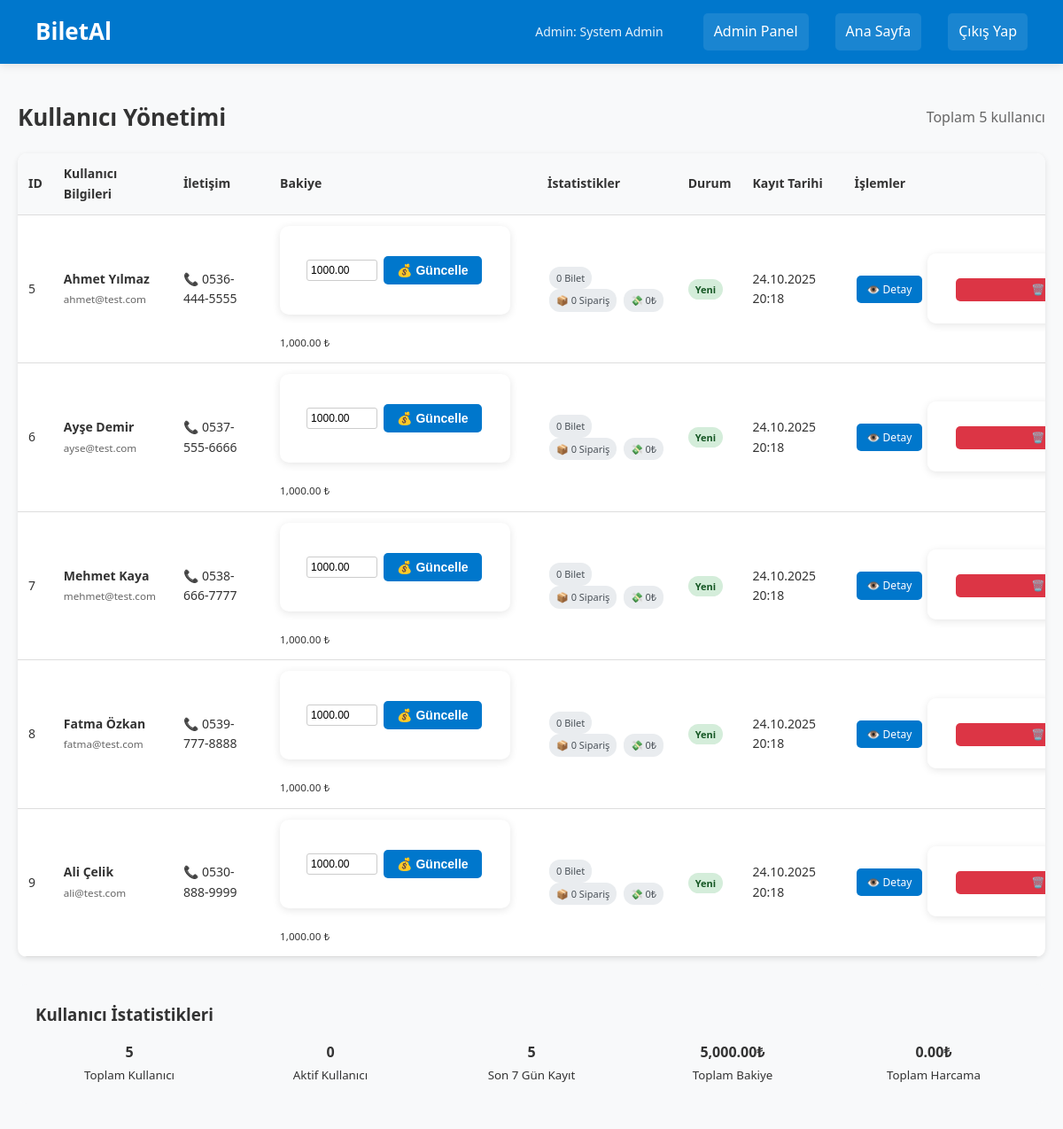
/admin/manage_users.php (signed in), run on the app's committed database.
### tables this page shows
CREATE TABLE users (
    id INTEGER PRIMARY KEY AUTOINCREMENT,
    full_name TEXT NOT NULL,
    email TEXT UNIQUE NOT NULL,
    password TEXT NOT NULL,
    phone TEXT,
    balance REAL DEFAULT 0,
    role TEXT CHECK(role IN ('user','company','admin')) DEFAULT 'user',
    created_at TIMESTAMP DEFAULT CURRENT_TIMESTAMP
, company_id);

### admin/manage_users.php (the view, shortened to what this page needs)
<?php
require '../config.php';
try {
    $stmt = $db->prepare("
        SELECT u.*,
               COUNT(DISTINCT t.id) as ticket_count,
               COUNT(DISTINCT o.id) as order_count,
               SUM(CASE WHEN t.status = 'active' THEN t.price ELSE 0 END) as spent_amount
        FROM users u
        LEFT JOIN tickets t ON u.id = t.user_id
        LEFT JOIN orders o ON u.id = o.user_id
        WHERE u.role = 'user'
        GROUP BY u.id
        ORDER BY u.created_at DESC
    ");
    $stmt->execute();
    $users = $stmt->fetchAll();
} catch (Exception $e) {
    $error_message = "Kullanıcılar yüklenirken hata oluştu: " . $e->getMessage();
    $users = [];
}
?>
<!DOCTYPE html>
<html lang="tr">
<head>
    <link rel="stylesheet" href="../style.css">
</head>
<body>
<header>
    <h1><a href="../index.php"> BiletAl</a></h1>
    <div class="nav-buttons">
        <span class="user-welcome"> Admin: <?= htmlspecialchars($_SESSION['full_name'] ?? $_SESSION['email']) ?></span>
        <a href="admin_panel.php"> Admin Panel</a>
        <a href="../index.php"> Ana Sayfa</a>
        <a href="../logout.php">Çıkış Yap</a>
    </div>
</header>
<div class="admin-container">
    <div class="action-bar">
        <h1> Kullanıcı Yönetimi</h1>
        <div>
            <span style="color: #666;">Toplam <?= count($users) ?> kullanıcı</span>
        </div>
    </div>
    <div class="users-table">
        <table class="table">
            <thead>
                <tr>
                    <th>ID</th>
                    <th>Kullanıcı Bilgileri</th>
                    <th>İletişim</th>
                    <th>Bakiye</th>
                    <th>İstatistikler</th>
                    <th>Durum</th>
                    <th>Kayıt Tarihi</th>
                    <th>İşlemler</th>
                </tr>
            </thead>
            <tbody>
                <?php if (empty($users)): ?>
                    <tr>
                        <td colspan="8" style="text-align: center; padding: 40px;">
                            Henüz kullanıcı kaydı bulunmuyor.
                        </td>
                    </tr>
                <?php else: ?>
                    <?php foreach ($users as $user):
                        $has_active_tickets = $user['ticket_count'] > 0;
                        $last_activity = strtotime($user['created_at']);
                        $is_new = (time() - $last_activity) < (7 * 24 * 3600);
                    ?>
                        <tr>
                            <td><?= $user['id'] ?></td>
                            <td>
                                <strong><?= htmlspecialchars($user['full_name']) ?></strong><br>
                                <small style="color: #666;"><?= htmlspecialchars($user['email']) ?></small>
                            </td>
                            <td>
                                📞 <?= htmlspecialchars($user['phone'] ?: 'Belirtilmemiş') ?>
                            </td>
                            <td>
                                <form method="POST" class="balance-form">
                                    <input type="number" name="new_balance" class="balance-input" value="<?= number_format($user['balance'], 2, '.', '') ?>" step="0.01" min="0">
                                    <button type="submit" name="update_balance" class="btn btn-small btn-warning">💰 Güncelle</button>
                                </form>
                                <small><?= number_format($user['balance'], 2) ?> ₺</small>
                            </td>
                            <td>
                                <span class="stats-badge"> <?= $user['ticket_count'] ?> Bilet</span>
                                <span class="stats-badge">📦 <?= $user['order_count'] ?> Sipariş</span>
                                <span class="stats-badge">💸 <?= number_format($user['spent_amount'], 0) ?>₺</span>
                            </td>
                            <td>
                                <?php if ($is_new): ?>
                                    <span class="user-status active"> Yeni</span>
                                <?php elseif ($has_active_tickets): ?>
                                    <span class="user-status active"> Aktif</span>
                                <?php else: ?>
                                    <span class="user-status inactive">💤 Pasif</span>
                                <?php endif; ?>
                            </td>
                            <td><?= date('d.m.Y H:i', strtotime($user['created_at'])) ?></td>
                            <td>
                                <a href="../admin/user_details.php?id=<?= $user['id'] ?>" class="btn btn-small">👁️ Detay</a>
                                <form method="POST" style="display: inline;" onsubmit="return confirm('Bu kullanıcıyı silmek istediğinizden emin misiniz? Tüm biletleri iptal edilecek!')">
                                    <button type="submit" name="delete_user" class="btn btn-small btn-danger">🗑️ Sil</button>
                                </form>
                            </td>
                        </tr>
                    <?php endforeach; ?>
                <?php endif; ?>
            </tbody>
        </table>
    </div>
    <div style="margin-top: 30px; padding: 20px; background: #f8f9fa; border-radius: 10px;">
        <h3> Kullanıcı İstatistikleri</h3>
        <div style="display: grid; grid-template-columns: repeat(auto-fit, minmax(200px, 1fr)); gap: 15px; margin-top: 15px;">
            <?php
            $total_users = count($users);
            $active_users = count(array_filter($users, function($u) { return $u['ticket_count'] > 0; }));
            $new_users = count(array_filter($users, function($u) { return (time() - strtotime($u['created_at'])) < (7 * 24 * 3600); }));
            $total_balance = array_sum(array_column($users, 'balance'));
            $total_spent = array_sum(array_column($users, 'spent_amount'));
            ?>
            <div style="text-align: center;">
                <strong><?= $total_users ?></strong><br>
                <small>Toplam Kullanıcı</small>
            </div>
            <div style="text-align: center;">
                <strong><?= $active_users ?></strong><br>
                <small>Aktif Kullanıcı</small>
            </div>
            <div style="text-align: center;">
                <strong><?= $new_users ?></strong><br>
                <small>Son 7 Gün Kayıt</small>
            </div>
            <div style="text-align: center;">
                <strong><?= number_format($total_balance, 2) ?>₺</strong><br>
                <small>Toplam Bakiye</small>
            </div>
            <div style="text-align: center;">
                <strong><?= number_format($total_spent, 2) ?>₺</strong><br>
                <small>Toplam Harcama</small>
            </div>
        </div>
    </div>
</div>
</body>
</html>

### style.css (style rules this page uses)
* { margin: 0; padding: 0; box-sizing: border-box; }
body { font-family: 'Segoe UI', Tahoma, Geneva, Verdana, sans-serif; background-color: #f8f9fa; line-height: 1.6; color: #333; }
header { background: linear-gradient(135deg, #0077cc, #005fa3); padding: 15px 40px; display: flex; justify-content: space-between; align-items: center; color: white; box-shadow: 0 2px 10px rgba(0,0,0,0.1); }
header h1 { margin: 0; font-size: 26px; }
header h1 a { color: inherit; text-decoration: none; transition: opacity 0.3s; }
.nav-buttons { display: flex; align-items: center; gap: 15px; }
.nav-buttons a { color: white; text-decoration: none; padding: 8px 15px; border-radius: 5px; background: rgba(255,255,255,0.1); transition: background 0.3s; }
.user-welcome { font-size: 14px; opacity: 0.9; }
form { background: white; padding: 30px; border-radius: 10px; box-shadow: 0 2px 10px rgba(0,0,0,0.1); margin-bottom: 20px; }
form input, form select, form textarea, form button { width: 100%; padding: 12px; margin: 8px 0; border: 2px solid #ddd; border-radius: 5px; font-size: 16px; }
form button { background: #0077cc; color: white; border: none; cursor: pointer; font-weight: bold; transition: background 0.3s; }
.btn { display: inline-block; padding: 10px 20px; background: #0077cc; color: white; text-decoration: none; border-radius: 5px; border: none; cursor: pointer; font-size: 14px; transition: background 0.3s; }
.btn-danger { background: #dc3545; }
.btn-warning { background: #ffc107; color: #212529; }
table { width: 100%; border-collapse: collapse; background: white; border-radius: 10px; overflow: hidden; box-shadow: 0 2px 10px rgba(0,0,0,0.1); }
table th, table td { padding: 12px; text-align: left; border-bottom: 1px solid #ddd; }
table th { background: #f8f9fa; font-weight: bold; color: #333; }
.admin-container, .admin-dashboard { max-width: 1200px; margin: 20px auto; padding: 20px; }
.stats-badge { display: inline-block; background: #e9ecef; color: #495057; padding: 3px 8px; border-radius: 12px; font-size: 12px; margin: 2px; }
.btn-small { padding: 4px 8px; font-size: 12px; margin: 1px; }
.table tbody td:last-child { white-space: nowrap; }
.table tbody td:last-child form { display: inline-block; margin: 0; }
.table tbody td:last-child .btn { padding: 6px 12px; font-size: 12px; margin: 0 2px; }
.admin-container .btn { display: inline-block; padding: 8px 15px; margin: 2px; background: #0077cc; color: white; text-decoration: none; border-radius: 5px; border: none; cursor: pointer; font-size: 14px; transition: background 0.3s; }
.admin-container .btn-danger { background: #dc3545; }

### admin/manage_users.php (style rules this page uses)
.admin-container { max-width: 1400px; margin: 20px auto; padding: 20px; }
.users-table { background: #fff; border-radius: 10px; overflow: hidden; box-shadow: 0 2px 6px rgba(0,0,0,0.1); }
.table { width: 100%; border-collapse: collapse; }
.table th, .table td { padding: 12px; text-align: left; border-bottom: 1px solid #ddd; font-size: 14px; }
.table th { background: #f8f9fa; font-weight: bold; color: #333; }
.btn { display: inline-block; padding: 6px 12px; margin: 2px; background: #0077cc; color: #fff; text-decoration: none; border-radius: 4px; border: none; cursor: pointer; font-size: 12px; }
.btn-warning { background: #ffc107; color: #212529; }
.btn-danger { background: #dc3545; }
.btn-small { padding: 4px 8px; font-size: 11px; }
header { background: #0077cc; padding: 15px 40px; display: flex; justify-content: space-between; align-items: center; color: #fff; }
h1 { margin: 0; font-size: 26px; }
h1 a { color: inherit; text-decoration: none; }
.nav-buttons a { color: #fff; text-decoration: none; margin-left: 15px; padding: 8px 12px; border-radius: 5px; background: rgba(255,255,255,0.1); }
.user-welcome { margin-right: 15px; }
.action-bar { display: flex; justify-content: space-between; align-items: center; margin-bottom: 20px; }
.stats-badge { background: #e9ecef; padding: 4px 8px; border-radius: 12px; font-size: 11px; margin: 0 2px; }
.balance-form { display: inline-flex; align-items: center; gap: 5px; }
.balance-input { width: 80px; padding: 4px; border: 1px solid #ccc; border-radius: 3px; font-size: 12px; }
.user-status { padding: 4px 8px; border-radius: 12px; font-size: 11px; font-weight: bold; }
.user-status.active { background: #d4edda; color: #155724; }

### data on the page
users: id "5", full_name "Ahmet Yılmaz", email "ahmet@test.com", phone "0536-444-5555", new_balance "1000.00", balance "1,000.00", ticket_count "0", order_count "0", spent_amount "0", shows "Yeni", created_at "24.10.2025 20:18"
users: id "6", full_name "Ayşe Demir", email "ayse@test.com", phone "0537-555-6666", new_balance "1000.00", balance "1,000.00", ticket_count "0", order_count "0", spent_amount "0", shows "Yeni", created_at "24.10.2025 20:18"
users: id "7", full_name "Mehmet Kaya", email "mehmet@test.com", phone "0538-666-7777", new_balance "1000.00", balance "1,000.00", ticket_count "0", order_count "0", spent_amount "0", shows "Yeni", created_at "24.10.2025 20:18"
users: id "8", full_name "Fatma Özkan", email "fatma@test.com", phone "0539-777-8888", new_balance "1000.00", balance "1,000.00", ticket_count "0", order_count "0", spent_amount "0", shows "Yeni", created_at "24.10.2025 20:18"
users: id "9", full_name "Ali Çelik", email "ali@test.com", phone "0530-888-9999", new_balance "1000.00", balance "1,000.00", ticket_count "0", order_count "0", spent_amount "0", shows "Yeni", created_at "24.10.2025 20:18"

### other printed values
$_SESSION['full_name'] "System Admin"
count($users) "5"
$total_users "5"
$active_users "0"
$new_users "5"
$total_balance "5,000.00"
$total_spent "0.00"
